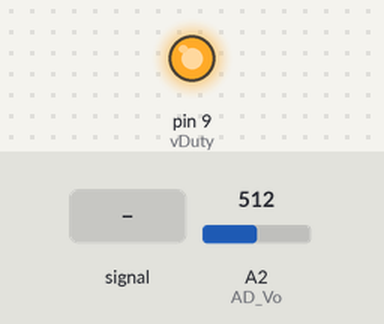
Recording of a sketch running on a simulated Arduino Uno, built with avr-gcc and run on an emulated ATmega328P. On the bench: output pins drawn as LEDs (lit = HIGH). Dashed ring = blinking. The test bench sets the inputs (shaded band); at power-on: A2 (AD_Vo) = 512.

Above: at 0.8 s.
0.9 s: A2 (AD_Vo) fed a 2 Hz sine of ±306 counts around its level
At 1.15 s:
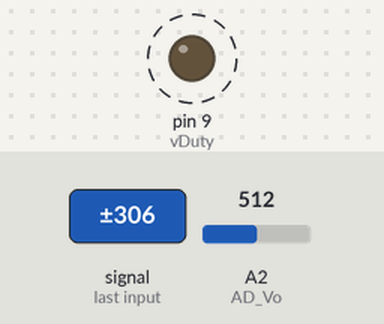
3.9 s: A2 (AD_Vo) set to 716
5.4 s: A2 (AD_Vo) fed a 50 Hz sine of ±306 counts around its level
At 7.6 s:
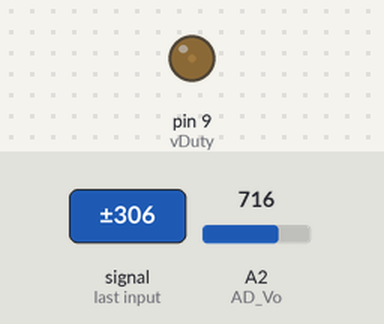
8.2 s: A2 (AD_Vo) set to 245
At 9.4 s:
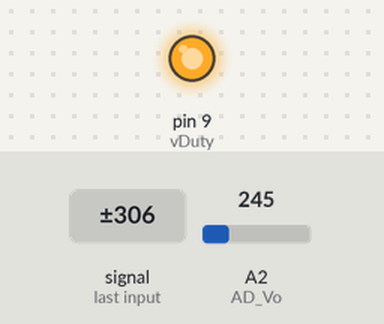
9.7 s: A2 (AD_Vo) set to 900
At 10.1 s:
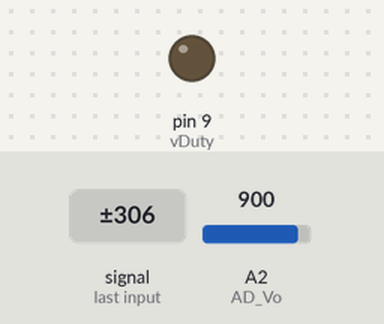
11.2 s: A2 (AD_Vo) set to 511
At 12.3 s:
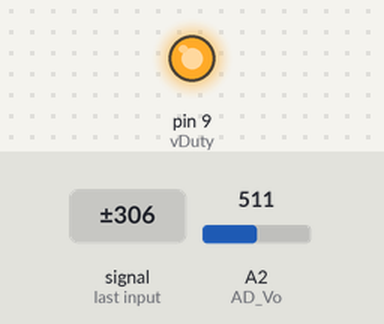
Timing chart, 0 to 13.7 s (numbered marks = the images above; inputs shaded):
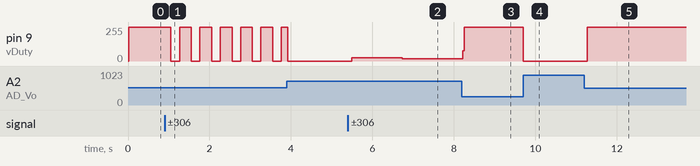

The sketch:

VReg_PWM.ino
```cpp
#include "FakePID.h"

#define VREG_AIM_VOLTAGE 13.85f
#define AD2VO_COEF 0.0235f

#define AD_Vo 2
#define vDuty 9

#define AVG_bits 5
#define AVG_SIZE uint8_t(1<<AVG_bits)

void setup() {
	float readVo = 0.0;
	float duty = 0.0;
	uint8_t AVGCtr = 0;
	uint16_t VAvg = 0;
	uint8_t tempctr = 0;
	uint16_t VRaw[AVG_SIZE] = {0};
	uint8_t printctr = 0;

	FPID_GainSet gainUsing = {0.8f, 0.00001f, 1.0f, 0};
	FPIDController ctrl;
	FPIDConfig cnfUsing(gainUsing);
	//Serial.begin(115200);

	TCCR1B = (TCCR1B & 0b11111000) | 0x01;
	ADCSRA = ADCSRA & 0b11111010;

	pinMode(vDuty, OUTPUT);

	while (1) {
		VRaw[AVGCtr] = analogRead(AD_Vo);
		while(tempctr < AVG_SIZE)
		{
			VAvg += VRaw[tempctr];
			tempctr++;
		}
		tempctr = 0;
		VAvg >>= AVG_bits;
		AVGCtr = (AVGCtr+1)&(AVG_SIZE-1);
		//Serial.println(AVGCtr);

		readVo = (float)VAvg * AD2VO_COEF;
		/*
		if(printctr == 0)
		{
			Serial.println(readVo);
		}
		printctr++;
		printctr%250;
		*/
		ctrl.control(cnfUsing, VREG_AIM_VOLTAGE, readVo, &duty);
		if (duty >= 255.0f)
		{
			duty = 255.0f;
		}
		if (duty <= 0.0f)
		{
			duty = 0.0f;
		}
		analogWrite(vDuty, (uint8_t)duty);
	}
}

void loop() {}
```

FakePID.h
```cpp
/*
 * FakePID.h
 * (疑似かもしれない)PID制御用の宣言・実装類
 */

#ifndef FAKEPID_HEADER_INCLUDED
#define FAKEPID_HEADER_INCLUDED

#include "stdint.h"
#include "stdlib.h"

#define GAIN_DIFF_DEFAULT 0.6f
#define GAIN_PROP_DEFAULT 0.6f
#define GAIN_INTEG_DEFAULT 0.0001f
#define INTEG_RESET_COUNT_DEFAULT 10000

#define FPID_EL_REACHED_LIMIT 0xFFFFFFFF
#define FPID_EL_UNDER_LIMIT 0x00000000

/*
 * 構造体・メンバ説明
 * FPID_GainSet：PID制御のゲインを決める
 * float GSetP：P(比例)ゲイン
 * float GSetI：I(積分)ゲイン
 * float GSetD：D(微分)ゲイン
 * int32_t resetCount：I制御に係る積算のリセットを行うタイミングの設定
 */
typedef struct
{
    float GSetP;
    float GSetI;
    float GSetD;
    int32_t resetCount;
}FPID_GainSet;

/*
 * クラス説明
 * FPIDConfig：設定されたPID制御のゲインの情報を格納する
 * publicメンバ
 *  float PGain：P(比例)ゲイン
 *  float IGain：I(積分)ゲイン
 *  float DGain：D(微分)ゲイン
 *  int32_t integResetCount：I制御に係る積算のリセットを行うタイミングの設定
 *  FPIDConfig()：コンストラクタ
 *                マクロによって宣言された標準値に従ってゲインの設定をする
 *  FPIDConfig(FPID_GainSet gs)：コンストラクタ
 *                               引数"FPID_GainSet gs"によってゲインを設定する
 */
class FPIDConfig
{
    public:
        float PGain;
        float IGain;
        float DGain;
        int32_t integResetCount;

        FPIDConfig()
        {
            PGain = GAIN_PROP_DEFAULT;
            IGain = GAIN_INTEG_DEFAULT;
            DGain = GAIN_DIFF_DEFAULT;
            integResetCount = INTEG_RESET_COUNT_DEFAULT;
        }

        FPIDConfig(FPID_GainSet gs)
        {
            PGain = gs.GSetP;
            IGain = gs.GSetI;
            DGain = gs.GSetD;
            integResetCount = gs.resetCount;
        }
};

/*
 * クラス説明
 * FPIDController：制御対象にPID制御を行う
 * publicメンバ：
 *  FPIDController()：コンストラクタ
 *                    privateメンバの初期化を行う
 *  control(FPIDConfig cnf, float aimVal, float observedVal, float* ctrlTarget)：PID制御を行う。※cnf.integResetCountが 0 の時は、積算をリセットしない
 *      引数説明：
 *          FPIDConfig cnf：ゲインの情報
 *          float aimVal：制御目標値
 *          float observedVal：観測値
 *          float* ctrlTarget：操作対象変数へのポインタ(例：操作対象が float ct のとき &ctを渡す)
 *  extLimited(FPIDConfig cnfEL, float aimValEL, float observedValEL, float* ctrlTargetEL, float extLim)
 *      ：PID制御を行う他、観測値が上限を超えていないか確認する。上限を超えた場合、何もせず FPID_EL_REACHED_LIMIT を返す
 *      引数説明：
 *          FPIDConfig cnfEL：ゲインの情報
 *          float aimValEL：制御目標値
 *          float observedValEL：観測値
 *          float* ctrlTargetEL：操作対象変数へのポインタ(例：操作対象が float ct のとき &ctを渡す)
 *          float extLim：設定上限値
 *      返り値：
 *          FPID_EL_REACHED_LIMIT：上限に達した
 *          FPID_EL_UNDER_LIMIT：上限以下である
 * privateメンバ：
 *  float a2oDiff_P：1回前の操作における目標値と観測値の差
 *  float a2oDiff_N：目標値と観測値の差
 *  float IntDif：積算誤差(積分)
 *  int32_t IntDifCount：積算回数
 */
class FPIDController
{
    private:
        float a2oDiff_P;
        float a2oDiff_N;
        float IntDif;
        int32_t IntDifCount;

    public:
        FPIDController()
        {
            a2oDiff_P = 0.0f;
            a2oDiff_N = 0.0f;
            IntDif = 0.0f;
            IntDifCount = 0;
        }

        void control(FPIDConfig cnf, float aimVal, float observedVal, float* ctrlTarget)
        {
            a2oDiff_P = a2oDiff_N;
            a2oDiff_N = aimVal - observedVal;
            IntDif += a2oDiff_N;
            *ctrlTarget += (a2oDiff_N*cnf.PGain)+((a2oDiff_N-a2oDiff_P)*cnf.DGain)+(IntDif*cnf.IGain);
            if((IntDifCount >= cnf.integResetCount)&&(cnf.integResetCount != 0))
            {
                IntDif = 0.0;
                IntDifCount = 0;
            }
        }

        uint32_t extLimited(FPIDConfig cnfEL, float aimValEL, float observedValEL, float* ctrlTargetEL, float extLim)
        {
            if(observedValEL > extLim)
            {
                return FPID_EL_REACHED_LIMIT;
            }
            else
            {
                control(cnfEL, aimValEL, observedValEL, ctrlTargetEL);
                return FPID_EL_UNDER_LIMIT;
            }
        }
};
#endif
```

Measured:
- after the input at 0.9 s, pin 9 (vDuty): alternates 255/255 for 0.29 s and 0/255 for 0.21 s, starting after 0.15 s
- after the input at 5.4 s, pin 9 (vDuty): 0/255 → 23/255 after 0.09 s, → 17/255 1.2 s later
- after the input at 8.2 s, pin 9 (vDuty): 17/255 → 255/255 at once
- after the input at 9.7 s, pin 9 (vDuty): 255/255 → 0/255 at once
- after the input at 11.2 s, pin 9 (vDuty): 0/255 → 255/255 after 0.07 s
